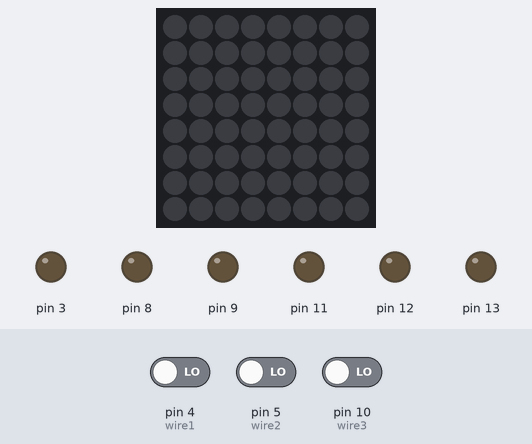
The sketch below on a simulated Arduino Uno, built with avr-gcc and run on an emulated ATmega328P. Parts: 8×8 RGB LED matrix (first LED top left, wired row by row), output pins drawn as LEDs (lit = HIGH). Dashed ring = blinking. Inputs (shaded band) come from the test bench; at power-on: pin 4 (wire1) LOW, pin 5 (wire2) LOW, pin 10 (wire3) LOW. Dim RGB values are drawn brighter than linear.

Above: at 1.2 s.
1.3 s: pin 4 (wire1) driven HIGH and pin 5 (wire2) driven HIGH
At 2.17 s:
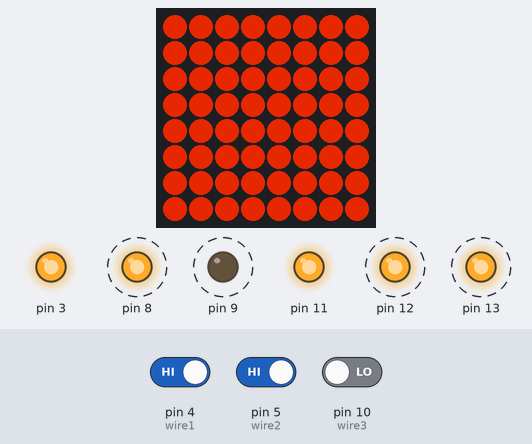
3.1 s: pin 10 (wire3) driven HIGH
At 4.1 s:
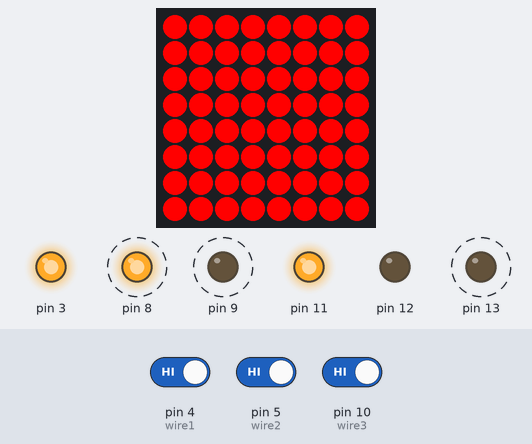
4.8 s: pin 4 (wire1) driven LOW
At 5.3 s:
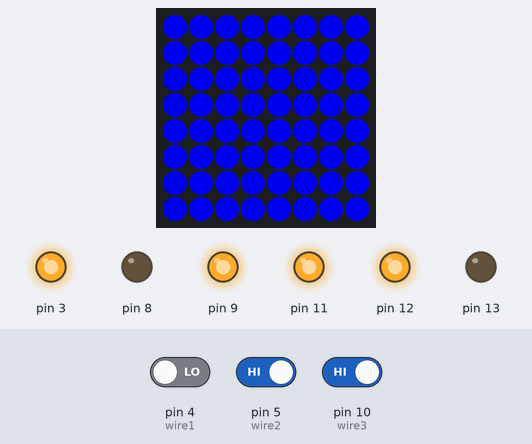
7.1 s: pin 4 (wire1) driven HIGH
10.1 s: pin 5 (wire2) driven LOW
At 10.18 s:
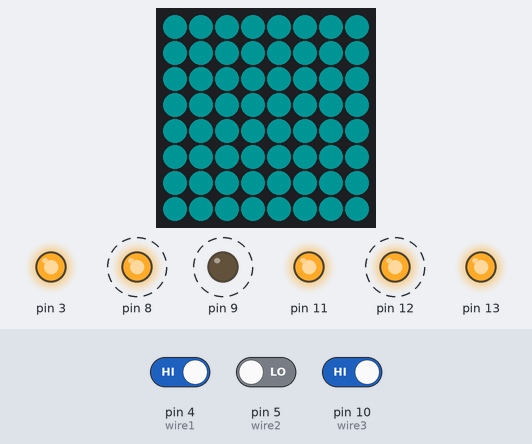
12.0 s: pin 5 (wire2) driven HIGH
At 53.2 s:
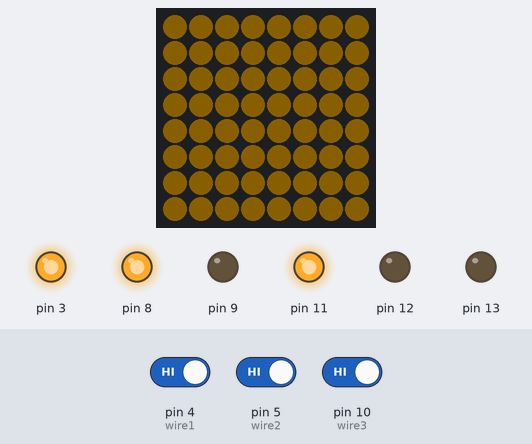
Timing chart, 0 to 53.6 s (numbered marks = the images above; inputs shaded):
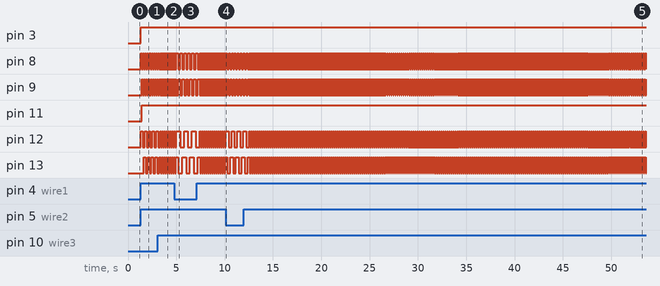

Measured:
- after the input at 1.3 s, pin 3: LOW → HIGH at once; pin 8: alternates HIGH for 0.10 s and LOW for 0.10 s, starting at once; pin 9: alternates HIGH for 0.10 s and LOW for 0.10 s, starting after 0.11 s; pin 11: LOW → HIGH after 0.11 s; pin 12: alternates HIGH for 0.20 s and LOW for 0.21 s, starting at once
- after the input at 3.1 s, pin 8, pin 9: alternates HIGH for 0.05 s and LOW for 0.05 s, starting after 0.30 s; pin 13: alternates HIGH for 0.11 s and LOW for 0.10 s, starting after 0.30 s
- after the input at 7.1 s, pin 12: alternates HIGH for 0.10 s and LOW for 0.11 s, starting after 0.42 s
- after the input at 10.1 s, pin 8, pin 9: alternates HIGH for 0.15 s and LOW for 0.15 s, starting after 0.16 s; pin 12: alternates HIGH for 0.30 s and LOW for 0.31 s, starting after 0.31 s; pin 13: alternates HIGH for 0.31 s and LOW for 0.30 s, starting after 0.16 s

The sketch:

luminoApp.ino
```cpp
#include <Adafruit_GFX.h>
#include <Adafruit_NeoMatrix.h>
#include <Adafruit_NeoPixel.h>

#define PIN 6

Adafruit_NeoMatrix matrix = Adafruit_NeoMatrix(8, 8, PIN,
  NEO_MATRIX_TOP     + NEO_MATRIX_RIGHT +
  NEO_MATRIX_COLUMNS + NEO_MATRIX_PROGRESSIVE,
  NEO_GRB            + NEO_KHZ800);

//Matrix LED part
//alpha
float   alpha=150;
boolean growAlpha=true;
int     pass = 0;
uint16_t colors= matrix.Color(0, 0, 0);
const uint16_t colors1[] = {
  matrix.Color(255, 0, 0), matrix.Color(255, 233, 84), matrix.Color(255, 140, 0), matrix.Color(255, 238, 80), matrix.Color(220, 20, 60), matrix.Color(255, 215, 0), matrix.Color(255, 99, 71), matrix.Color(218, 165, 32), matrix.Color(255, 80, 80), matrix.Color(255, 165, 0), matrix.Color(250, 128, 114), matrix.Color(238, 201, 0)};
const uint16_t colors2[] = {
  matrix.Color(255, 127,0), matrix.Color(255, 255,0), matrix.Color(184, 134,11), matrix.Color(255, 215, 0), matrix.Color(250, 128, 114), matrix.Color(173, 255, 47), matrix.Color(139, 69, 19), matrix.Color(205, 129, 98), matrix.Color(255, 140,0), matrix.Color(255, 99,71), matrix.Color(255, 255, 0), matrix.Color(124, 252, 0)};
const uint16_t colors3[] = {
  matrix.Color(247, 143, 216), matrix.Color(0, 255, 255), matrix.Color(255, 187, 255), matrix.Color(216, 191, 216), matrix.Color(134, 255, 97), matrix.Color(255, 228, 225), matrix.Color(135, 206, 250), matrix.Color(255, 20, 147), matrix.Color(127, 255, 212), matrix.Color(255, 228, 196), matrix.Color(102, 205, 170), matrix.Color(221, 160, 221)};
const uint16_t colors4[] = {
  matrix.Color(0, 0, 255), matrix.Color(186, 181, 255), matrix.Color(128, 0, 128), matrix.Color(0, 206, 209), matrix.Color(255, 192, 203), matrix.Color(47, 127, 208),matrix.Color(131, 0, 219), matrix.Color(135, 206, 250), matrix.Color(135, 206, 250), matrix.Color(78, 78, 201), matrix.Color(221, 160, 221), matrix.Color(196, 1, 151)};

//stepper motor part
int delaylength=50;

//wire
int wire1 = 4;
int wire2 = 5;
int wire3 = 10;
char result='0';

void setup(){
//Matrix LED part
  setupLED();
//stepper motor part
  setupMotor();
//wire part
  setupWire();
}

void setupLED(){
  matrix.begin();
  matrix.setBrightness(255);
}

void setupMotor(){
  pinMode(12, OUTPUT);
  pinMode(13, OUTPUT);
  pinMode(9, OUTPUT);
  pinMode(8, OUTPUT);
}

void setupWire(){
  pinMode(wire1, INPUT);
  pinMode(wire2, INPUT);
  pinMode(wire3, INPUT);
}

void loop(){
//Matrix LED part
  loopLED();
//wire part
  loopWire();
//programs part
  loopProgram();
}

void loopLED(){
  int lim;
  int freq;
  switch (result){
    case '1':
      //light
      freq=10;
      lim=255;
      break;
    case '2':
      //moderate
      freq=15;
      lim=235;
      break;
    case '3':
      //busy
      freq=20;
      lim=220;
      break;
    case '4':
      //sportive
      freq=25;
      lim=205;
      break;
    default:
      freq=0;
      lim=255;
      break;
  }
  alpha=changeAlpha(alpha, freq, growAlpha);
  growAlpha=changeGrow(alpha, lim, 15, growAlpha);
  matrix.setBrightness(alpha);
}

void loopWire(){
    int result1 = digitalRead(wire1);
    int result2 = digitalRead(wire2);
    int result3 = digitalRead(wire3);
    if(result1==1 and result2==1 and result3==1){
      result='1';
    }
    else if(result1==1 and result2==1 and result3==0){
      result='2';
    }
    else if(result1==1 and result2==0 and result3==1){
      result='3';
    }
    else if(result1==0 and result2==1 and result3==1){
      result='4';
    }
    else if(result1==0 and result2==0 and result3==0){
      result='0';
    }
}

void loopProgram(){
  switch(result){
    case '1':
      //light
      program(delaylength); //if value< 25, it stops
      break;
    case '2':
      //moderate
      program(delaylength*2);
      break;
    case '3':
      //busy
      program(delaylength*3);
      break;
    case '4':
      //sportive
      program(delaylength*4);
      break;
    default:
      breakSequence();
      break;
  }
}

void program(int frequence){
  sequence();
  digitalWrite(9, LOW);
  digitalWrite(8, HIGH);
  digitalWrite(12, HIGH);
  analogWrite(3, 1023);
  delay(frequence);

  digitalWrite(9, HIGH);
  digitalWrite(8, LOW);
  digitalWrite(13, LOW);
  analogWrite(11, 1023);
  delay(frequence);

  digitalWrite(9, LOW);
  digitalWrite(8, HIGH);
  digitalWrite(12, LOW);
  analogWrite(3, 1023);
  delay(frequence);

  digitalWrite(9, HIGH);
  digitalWrite(8, LOW);
  digitalWrite(13, HIGH);
  analogWrite(11, 1023);
  delay(frequence);
}

void sequence(){
  switch(result){
    case '1':
      colors= colors1[pass];
      break;
    case '2':
      colors=colors2[pass];
      break;
    case '3':
      colors=colors3[pass];
      break;
    case '4':
      colors=colors4[pass];
      break;
    default:
      break;
  }
  matrix.fillScreen(colors);
  matrix.show();
}

void breakSequence(){
  matrix.fillScreen(matrix.Color(0, 0, 0));
  matrix.show();
}

boolean changeGrow(float value, int limitUp, int limitDown, boolean grow){
   if(value >= limitUp){
    grow=false;
   }
   else if(value<=limitDown){
    grow=true;
    pass++;
   }
   if(pass > 11)
      pass = 0;
   return grow;
}

float changeAlpha(float value, int frequence, boolean grow){
    if(grow)
      value+= frequence;
    else
      value-= frequence;
    return value;
}
```
